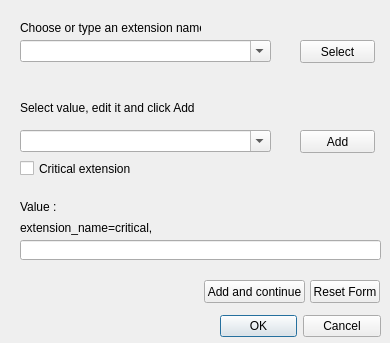
<?xml version="1.0" encoding="UTF-8"?>
<ui version="4.0">
 <class>DialogX509v3Extention</class>
 <widget class="QDialog" name="DialogX509v3Extention">
  <property name="geometry">
   <rect>
    <x>0</x>
    <y>0</y>
    <width>390</width>
    <height>343</height>
   </rect>
  </property>
  <property name="windowTitle">
   <string>X509v3 Extension chooser</string>
  </property>
  <widget class="QDialogButtonBox" name="buttonBox">
   <property name="geometry">
    <rect>
     <x>220</x>
     <y>310</y>
     <width>161</width>
     <height>32</height>
    </rect>
   </property>
   <property name="orientation">
    <enum>Qt::Horizontal</enum>
   </property>
   <property name="standardButtons">
    <set>QDialogButtonBox::Cancel|QDialogButtonBox::Ok</set>
   </property>
  </widget>
  <widget class="QLabel" name="labelextensionchooser">
   <property name="geometry">
    <rect>
     <x>20</x>
     <y>20</y>
     <width>181</width>
     <height>16</height>
    </rect>
   </property>
   <property name="text">
    <string>Choose or type an extension name :</string>
   </property>
  </widget>
  <widget class="QComboBox" name="comboBoxNameChooser">
   <property name="geometry">
    <rect>
     <x>20</x>
     <y>40</y>
     <width>251</width>
     <height>22</height>
    </rect>
   </property>
   <property name="editable">
    <bool>true</bool>
   </property>
  </widget>
  <widget class="QPushButton" name="pushButtonOKExtension">
   <property name="geometry">
    <rect>
     <x>300</x>
     <y>40</y>
     <width>75</width>
     <height>23</height>
    </rect>
   </property>
   <property name="text">
    <string>Select</string>
   </property>
  </widget>
  <widget class="QLabel" name="labelExtensionValue">
   <property name="geometry">
    <rect>
     <x>20</x>
     <y>100</y>
     <width>230</width>
     <height>16</height>
    </rect>
   </property>
   <property name="text">
    <string>Select value, edit it and click Add</string>
   </property>
  </widget>
  <widget class="QComboBox" name="comboBoxExtensionValue">
   <property name="geometry">
    <rect>
     <x>20</x>
     <y>130</y>
     <width>251</width>
     <height>22</height>
    </rect>
   </property>
   <property name="editable">
    <bool>true</bool>
   </property>
  </widget>
  <widget class="QPushButton" name="pushButtonAddValue">
   <property name="geometry">
    <rect>
     <x>300</x>
     <y>130</y>
     <width>75</width>
     <height>23</height>
    </rect>
   </property>
   <property name="text">
    <string>Add</string>
   </property>
  </widget>
  <widget class="QLineEdit" name="lineEditValue">
   <property name="geometry">
    <rect>
     <x>20</x>
     <y>240</y>
     <width>361</width>
     <height>20</height>
    </rect>
   </property>
  </widget>
  <widget class="QLabel" name="labelOutputValue">
   <property name="geometry">
    <rect>
     <x>20</x>
     <y>200</y>
     <width>47</width>
     <height>13</height>
    </rect>
   </property>
   <property name="text">
    <string>Value : </string>
   </property>
  </widget>
  <widget class="QCheckBox" name="checkBoxCritical">
   <property name="geometry">
    <rect>
     <x>20</x>
     <y>160</y>
     <width>111</width>
     <height>17</height>
    </rect>
   </property>
   <property name="text">
    <string>Critical extension</string>
   </property>
   <property name="tristate">
    <bool>false</bool>
   </property>
  </widget>
  <widget class="QLabel" name="labelExtensionNameOutput">
   <property name="geometry">
    <rect>
     <x>20</x>
     <y>220</y>
     <width>301</width>
     <height>16</height>
    </rect>
   </property>
   <property name="text">
    <string>extension_name=critical,</string>
   </property>
  </widget>
  <widget class="QPushButton" name="pushButtonResetForm">
   <property name="geometry">
    <rect>
     <x>310</x>
     <y>280</y>
     <width>70</width>
     <height>23</height>
    </rect>
   </property>
   <property name="text">
    <string>Reset Form</string>
   </property>
  </widget>
  <widget class="QPushButton" name="pushButtonAdd">
   <property name="geometry">
    <rect>
     <x>204</x>
     <y>280</y>
     <width>101</width>
     <height>23</height>
    </rect>
   </property>
   <property name="text">
    <string>Add and continue</string>
   </property>
  </widget>
 </widget>
 <resources/>
 <connections>
  <connection>
   <sender>buttonBox</sender>
   <signal>accepted()</signal>
   <receiver>DialogX509v3Extention</receiver>
   <slot>accept()</slot>
   <hints>
    <hint type="sourcelabel">
     <x>380</x>
     <y>324</y>
    </hint>
    <hint type="destinationlabel">
     <x>157</x>
     <y>274</y>
    </hint>
   </hints>
  </connection>
  <connection>
   <sender>buttonBox</sender>
   <signal>rejected()</signal>
   <receiver>DialogX509v3Extention</receiver>
   <slot>reject()</slot>
   <hints>
    <hint type="sourcelabel">
     <x>380</x>
     <y>330</y>
    </hint>
    <hint type="destinationlabel">
     <x>286</x>
     <y>274</y>
    </hint>
   </hints>
  </connection>
 </connections>
</ui>
